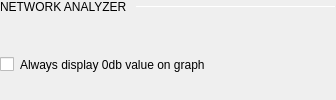
            <widget class="QWidget" name="NetworkAnalyzer" native="true">
             <layout class="QVBoxLayout" name="verticalLayout_5">
              <property name="spacing">
               <number>6</number>
              </property>
              <property name="leftMargin">
               <number>0</number>
              </property>
              <property name="topMargin">
               <number>0</number>
              </property>
              <property name="rightMargin">
               <number>0</number>
              </property>
              <property name="bottomMargin">
               <number>0</number>
              </property>
              <item>
               <layout class="QHBoxLayout" name="horizontalLayout_11">
                <property name="spacing">
                 <number>6</number>
                </property>
                <property name="topMargin">
                 <number>0</number>
                </property>
                <item>
                 <widget class="QLabel" name="label_10">
                  <property name="sizePolicy">
                   <sizepolicy hsizetype="Fixed" vsizetype="Fixed">
                    <horstretch>0</horstretch>
                    <verstretch>0</verstretch>
                   </sizepolicy>
                  </property>
                  <property name="text">
                   <string>NETWORK ANALYZER </string>
                  </property>
                  <property name="subsection_label" stdset="0">
                   <bool>true</bool>
                  </property>
                 </widget>
                </item>
                <item>
                 <widget class="Line" name="line_5">
                  <property name="minimumSize">
                   <size>
                    <width>200</width>
                    <height>1</height>
                   </size>
                  </property>
                  <property name="maximumSize">
                   <size>
                    <width>16777215</width>
                    <height>1</height>
                   </size>
                  </property>
                  <property name="orientation">
                   <enum>Qt::Horizontal</enum>
                  </property>
                  <property name="subsection_line" stdset="0">
                   <bool>true</bool>
                  </property>
                 </widget>
                </item>
               </layout>
              </item>
              <item>
               <spacer name="verticalSpacer_11">
                <property name="orientation">
                 <enum>Qt::Vertical</enum>
                </property>
                <property name="sizeType">
                 <enum>QSizePolicy::Fixed</enum>
                </property>
                <property name="sizeHint" stdset="0">
                 <size>
                  <width>20</width>
                  <height>15</height>
                 </size>
                </property>
               </spacer>
              </item>
              <item>
               <layout class="QHBoxLayout" name="horizontalLayout_5">
                <item>
                 <widget class="QCheckBox" name="na_zeroCheckBox">
                  <property name="maximumSize">
                   <size>
                    <width>16777215</width>
                    <height>16777215</height>
                   </size>
                  </property>
                  <property name="text">
                   <string/>
                  </property>
                 </widget>
                </item>
                <item>
                 <widget class="QLabel" name="label">
                  <property name="sizePolicy">
                   <sizepolicy hsizetype="Preferred" vsizetype="Preferred">
                    <horstretch>0</horstretch>
                    <verstretch>0</verstretch>
                   </sizepolicy>
                  </property>
                  <property name="text">
                   <string>Always display 0db value on graph</string>
                  </property>
                  <property name="margin">
                   <number>0</number>
                  </property>
                 </widget>
                </item>
                <item>
                 <spacer name="horizontalSpacer_5">
                  <property name="orientation">
                   <enum>Qt::Horizontal</enum>
                  </property>
                  <property name="sizeHint" stdset="0">
                   <size>
                    <width>40</width>
                    <height>20</height>
                   </size>
                  </property>
                 </spacer>
                </item>
               </layout>
              </item>
              <item>
               <spacer name="verticalSpacer_15">
                <property name="orientation">
                 <enum>Qt::Vertical</enum>
                </property>
                <property name="sizeType">
                 <enum>QSizePolicy::Fixed</enum>
                </property>
                <property name="sizeHint" stdset="0">
                 <size>
                  <width>20</width>
                  <height>5</height>
                 </size>
                </property>
               </spacer>
              </item>
             </layout>
            </widget>
